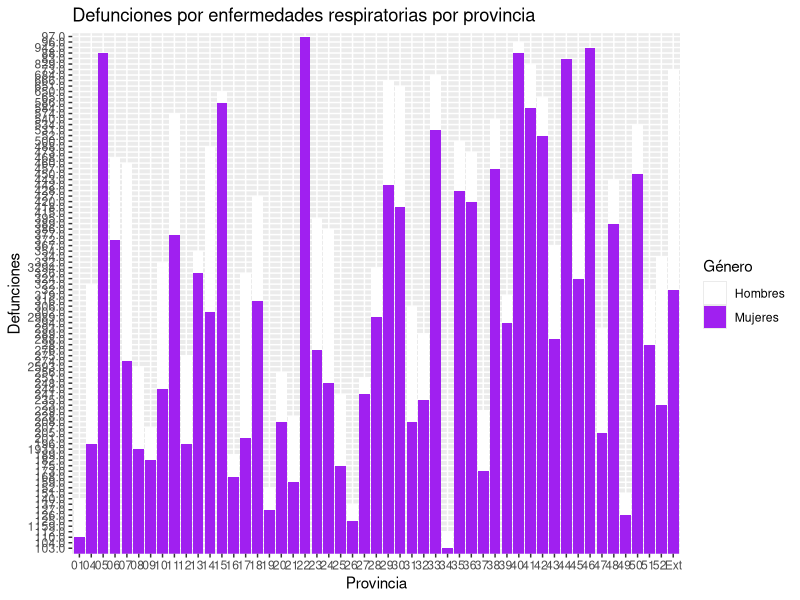
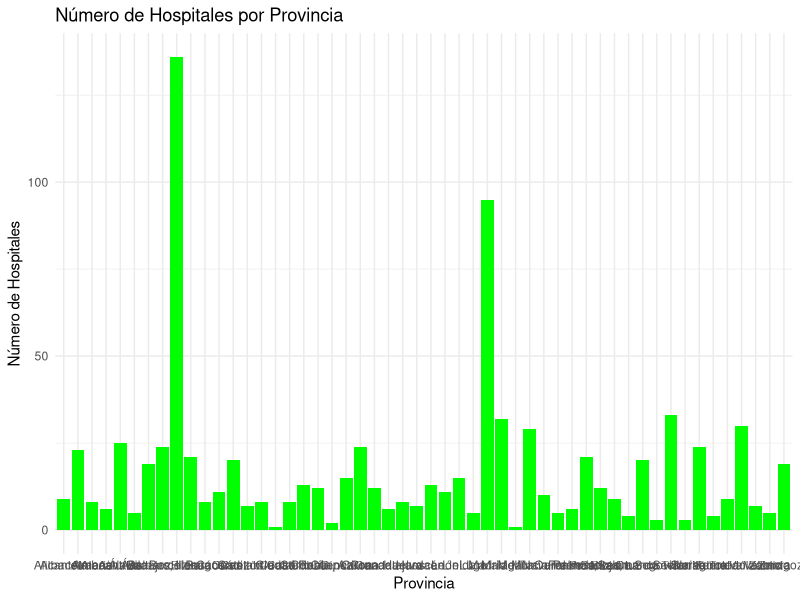

Write the R code that produced these figures, in order.
## ---- chunk 1
knitr::opts_chunk$set(echo = TRUE)
## ---- chunk 2
library(readxl)
library(dplyr)
library(ggplot2)
## ---- chunk 3
defuncion <-read_excel("defunciones.xlsx")
defuncion_resp<-defuncion %>%
  slice(1338:1500)%>%
  select(1,3)%>%
  rename(Provincia = 1, defunciones= 2)
## ---- chunk 4
defuncion_resp_total<-defuncion_resp %>%
  slice(3:54)%>%
  select(1,2)
defuncion_resp_total

## ---- chunk 5
defuncion_resp_mujeres<-defuncion_resp %>%
  slice(113:164)%>%
  select(1,2)%>%
  rename(defunciones_mujeres= 2)
defuncion_resp_mujeres
## ---- chunk 6
defuncion_resp_hombres<-defuncion_resp %>%
  slice(58:109)%>%
  select(1,2)%>%
  rename(defunciones_hombres= 2)
defuncion_resp_hombres
## ---- chunk 7
# combinar
defuncion_resp_combinada <- merge(defuncion_resp_hombres, defuncion_resp_mujeres, by = "Provincia")
defuncion_resp_combinada$Provincia <- substr(defuncion_resp_combinada$Provincia, 1,3)
ggplot(defuncion_resp_combinada, aes(x = Provincia)) +
  geom_bar(aes(y = defunciones_hombres, fill = "Hombres"), position = "dodge", stat = "identity") +
  geom_bar(aes(y = defunciones_mujeres, fill = "Mujeres"), position = "dodge", stat = "identity") +
  labs(title = "Defunciones por enfermedades respiratorias por provincia",
       x = "Provincia",
       y = "Defunciones",
       fill = "Género") +
  scale_fill_manual(values = c("Hombres" = "white", "Mujeres" = "purple"))

## ---- chunk 8
datos <-read_excel("CNH_2021.xlsx")
conteo_por_provincia <- datos %>%
  group_by(Provincia) %>%
  summarize(Numero_Hospitales = n_distinct(`Nombre Centro`))
conteo_por_provincia
## ---- chunk 9
ggplot(conteo_por_provincia, aes(x = Provincia, y = Numero_Hospitales)) +
  geom_bar(stat = "identity", fill = "green") +
  labs(title = "Número de Hospitales por Provincia",
       x = "Provincia",
       y = "Número de Hospitales") +
  theme_minimal()
